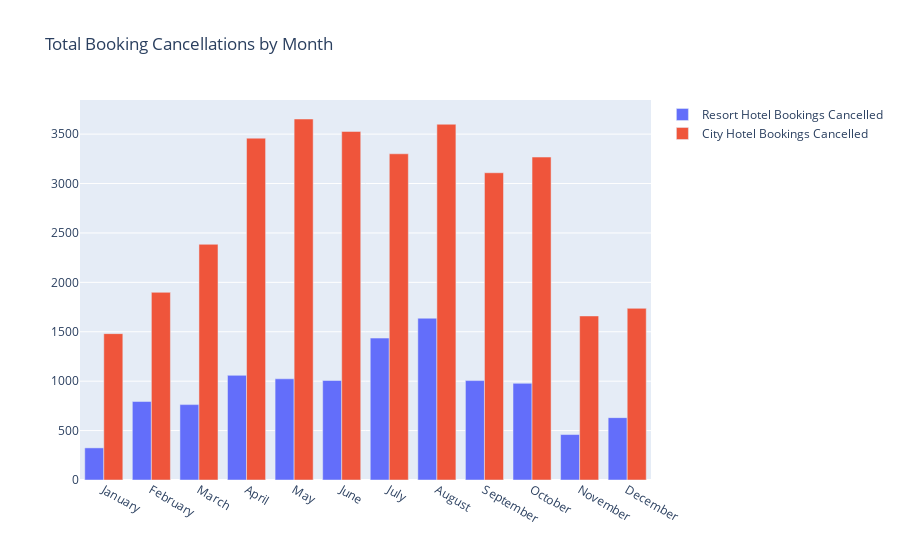

Here is the notebook cell this chart was saved with:
### Code cell
# data visualization
import plotly.graph_objects as go
import plotly.io as pyo

plt.figure(figsize = (12, 8))

trace = go.Bar(
    x = res_cancel_data["Month"],
    y = res_cancel_data["Cancelations"],
    name = "Resort Hotel Bookings Cancelled")

trace1 = go.Bar(
    x = cty_cancel_data["Month"],
    y = cty_cancel_data["Cancelations"],
    name = "City Hotel Bookings Cancelled")

data6 = [trace, trace1]

layout = go.Layout(
    title = "Total Booking Cancellations by Month")

fig = go.Figure(data = data6, layout = layout)
pyo.show(fig)

### Figure 1 — Plotly figure (JSON) as saved in the notebook; plotly's stock layout.template omitted (floating-point values rounded to 4 significant figures)
{"data": [{"name": "Resort Hotel Bookings Cancelled", "type": "bar", "x": ["January", "February", "March", "April", "May", "June", "July", "August", "September", "October", "November", "December"], "y": [325, 794, 763, 1059, 1024, 1007, 1436, 1637, 1006, 978, 460, 631]}, {"name": "City Hotel Bookings Cancelled", "type": "bar", "x": ["January", "February", "March", "April", "May", "June", "July", "August", "September", "October", "November", "December"], "y": [1481, 1899, 2385, 3459, 3653, 3527, 3301, 3600, 3109, 3268, 1660, 1737]}], "layout": {"autosize": true, "title": {"text": "Total Booking Cancellations by Month"}, "xaxis": {"autorange": true, "range": [-0.5, 11.5], "type": "category"}, "yaxis": {"autorange": true, "range": [0, 3845.0], "type": "linear"}}}
